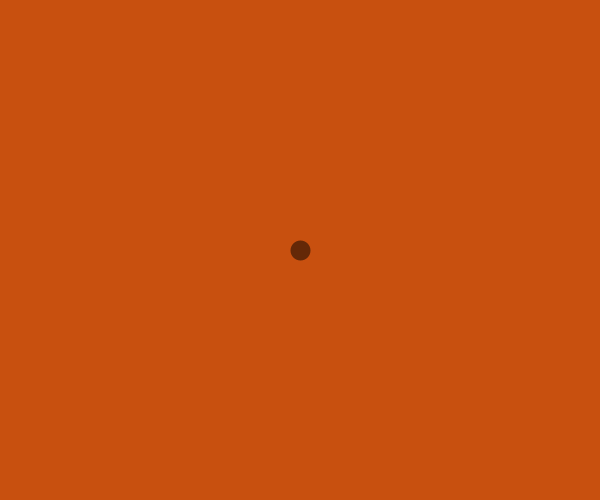
Frame 1 (no input)
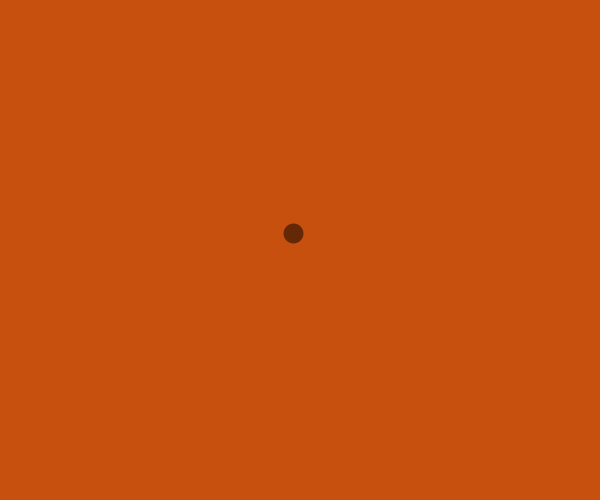
Frame 60 (the mouse pressed at the canvas centre just before this capture)
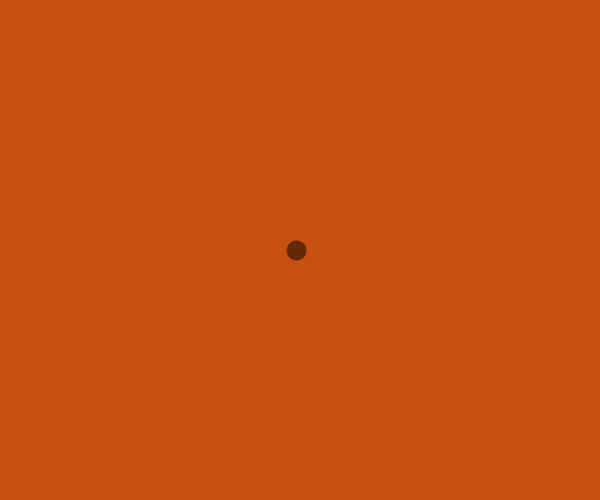
Frame 120 (the mouse held since frame 60 and released just before this capture)

The Processing sketch that drew these frames (run headless with seeded random() and noise(); from frame 60 on, the mouse is pressed at the canvas centre):

// Processing sketch: s02e05
// ── s02e05.pde
float pozycjaX = 300;
float pozycjaY = 250;

void setup()
{
  size(600,500);
  stroke(0,128);
  strokeWeight(20);
}
void draw()
{
  background(200,80,15);
  point(pozycjaX, pozycjaY);
  pozycjaX = pozycjaX + random(-2, 2);
  pozycjaY = pozycjaY + random(-2, 2);
  
}
